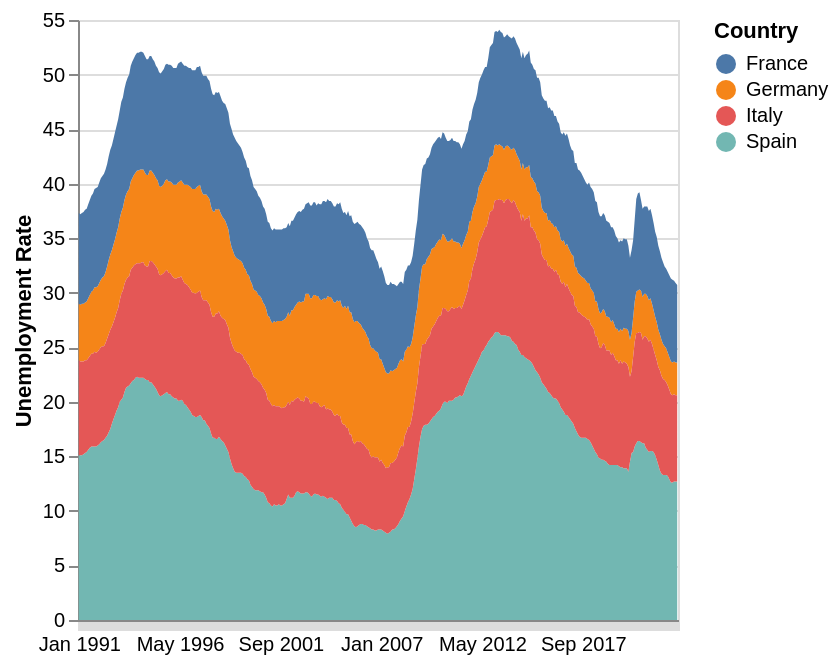

Vega-Lite specification stored for this chart:
### Vega-Lite specification from a JSON file in a GitHub repository (floating-point values rounded to 4 significant figures; data arrays with more than 128 entries replaced by an {"elided": "..."} marker saying what was removed)
{"$schema": "https://vega.github.io/schema/vega-lite/v5.json", "data": {"values": {"elided": "1524 records"}}, "mark": "area", "width": 300, "height": 300, "encoding": {"x": {"timeUnit": "yearmonth", "field": "TIME_PERIOD", "type": "ordinal", "title": null, "axis": {"tickColor": "null"}}, "y": {"field": "unemployment_rate", "type": "quantitative", "title": "Unemployment Rate"}, "color": {"field": "Country", "type": "nominal"}}, "config": {}}
